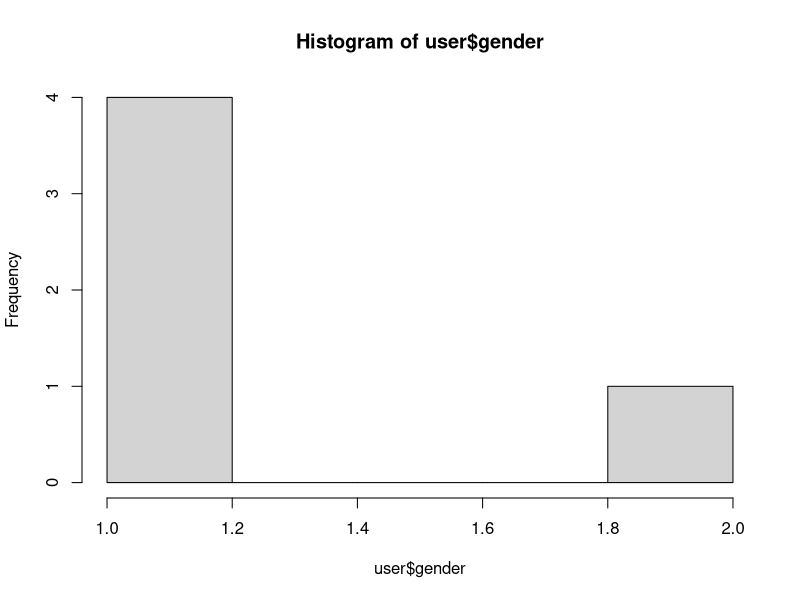

R code for this plot:
# Chapter 02 연습문제

# Q1. 다음과 같은 벡터 객체를 생성하시오.
# 조건 1|
Vec1 <- rep("R",5 )
Vec1

# 조건 2|
Vec2 <- seq(1, 10, 3)
Vec2

# 조건 3|
Vec3 <- rep(1:10, each = 3)
Vec3

# 조건 4|
Vec4 <- c(Vec2, Vec3)
Vec4

# 조건 5|
test <- seq(-15, 25, 5)
test <- seq(25, 15, -5)
test

# 조건 6|
Vec5 <- Vec4[seq(1,34, 2)]
Vec5

# Q2. 다음과 같은 벡터를 칼럼으로 갖는 데이터프레임을 생성하시오.
name <- c("최민수", "유관순", "이순신", "김유신", "홍길동")
age <- c(55, 45, 45, 53, 15)
gender <- c(1,2,1,1,1)
job <- c("연예인", "주부", "군인", "직장인", "학생")
sat <- c(3,4,2,5,5)
grade <- c("C", "C", "A", "D", "A")
total <- c(44.4, 28.5, 43.5, NA, 27.1)

# 조건 1|
user <- data.frame(name, age, gender, job, sat, grade, total)
user

# 조건 2|
hist(user$gender)

# 조건 3|
user2 <- user[seq(2,5,2),]
user2

# Q3. Data를 대상으로 apply()를 적용하여 행/열 방향으로 조건에 맞게 통계량을 구하시오.
kor <- c(90, 85, 90)
eng <- c(70, 85, 75)
mat <- c(86, 92, 88)

# 조건 1|
score <- data.frame(kor, eng, mat)
score

# 조건 2|
apply(score, 1, max) # 행 우선
apply(score, 2, max) # 열 우선 

# 조건 3|
round(apply(score, 1, mean), 2) # 행 우선
round(apply(score, 2, mean), 2) # 열 우선 

# 조건 4|
apply(score, 1, var)
apply(score, 1, sd)


# Q4. 다음의 Data2객체를 대상으로 정규표현식을 적용하여 문자열을 처리하시오.
Data2 <- c("2017-02-05 수입 3000원",
           "2017-02-06 수입 4500원",
           "2017-02-07 수입 2500원")

library(stringr)

# 조건 1|
str_sub(Data2, 14, 19)

# 조건 2|
str_replace_all(Data2, '[0-9]{2}',"")

# 조건 3|
string_rep <- str_replace(Data2, "-", "/")
string_rep <- str_replace(string_rep, "-", "/")
string_rep

# 조건 4|
Data2 <- paste(Data2, collapse = ",")
Data2
